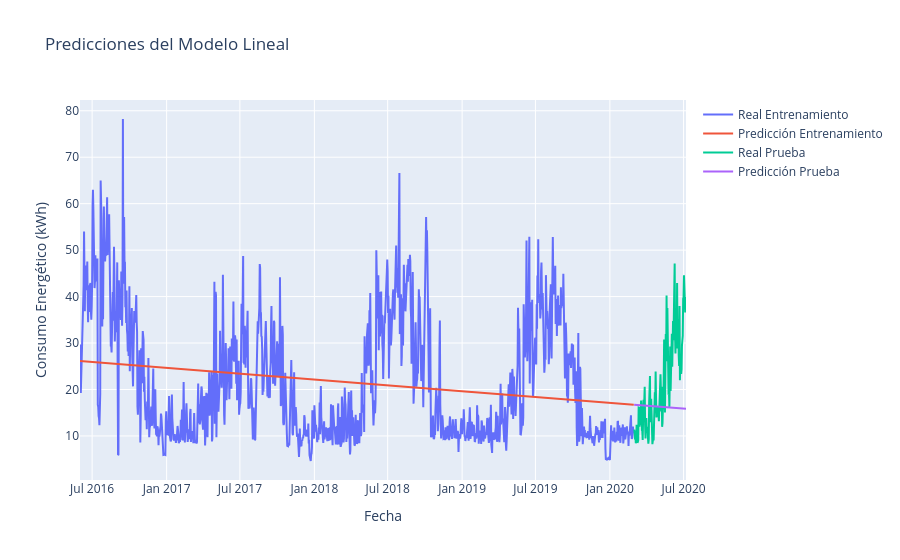

The code cell stored with this chart in its notebook:
### Code cell
from sklearn.metrics import mean_absolute_error

import plotly.graph_objects as go
#------------------------2----------------
# Get predictions for training and testing datasets
train_pred = Pipeline_trend.predict(train_df[['date']])  # Predictions for training set
test_pred = Pipeline_trend.predict(test_df[['date']])  # Predictions for testing set

# MAE for training dataset
mae_train = mean_absolute_error(train_df['Energy_kWh'], train_pred)

# MAE for testing dataset
mae_test = mean_absolute_error(test_df['Energy_kWh'], test_pred)

print(f"MAE - Training: {mae_train}")
print(f"MAE - Testing: {mae_test}")

# Gráfico del conjunto de entrenamiento y prueba
fig = go.Figure()
fig.add_trace(go.Scatter(x=train_df['date'], y=train_df['Energy_kWh'], mode='lines', name='Real Entrenamiento'))
fig.add_trace(go.Scatter(x=train_df['date'], y=train_pred, mode='lines', name='Predicción Entrenamiento'))
fig.add_trace(go.Scatter(x=test_df['date'], y=test_df['Energy_kWh'], mode='lines', name='Real Prueba'))
fig.add_trace(go.Scatter(x=test_df['date'], y=test_pred, mode='lines', name='Predicción Prueba'))
fig.update_layout(title='Predicciones del Modelo Lineal', xaxis_title='Fecha', yaxis_title='Consumo Energético (kWh)')
fig.show()

### Figure 1 — Plotly figure (JSON) as saved in the notebook; plotly's stock layout.template omitted (floating-point values rounded to 4 significant figures; data arrays with more than 128 entries replaced by an {"elided": "..."} marker saying what was removed)
{"data": [{"mode": "lines", "name": "Real Entrenamiento", "type": "scatter", "x": {"elided": "1369 str values"}, "y": {"elided": "1369 float values"}}, {"mode": "lines", "name": "Predicción Entrenamiento", "type": "scatter", "x": {"elided": "1369 str values"}, "y": {"elided": "1369 float values"}}, {"mode": "lines", "name": "Real Prueba", "type": "scatter", "x": {"elided": "129 str values"}, "y": {"elided": "129 float values"}}, {"mode": "lines", "name": "Predicción Prueba", "type": "scatter", "x": {"elided": "129 str values"}, "y": {"elided": "129 float values"}}], "layout": {"title": {"text": "Predicciones del Modelo Lineal"}, "xaxis": {"title": {"text": "Fecha"}}, "yaxis": {"title": {"text": "Consumo Energético (kWh)"}}}}
